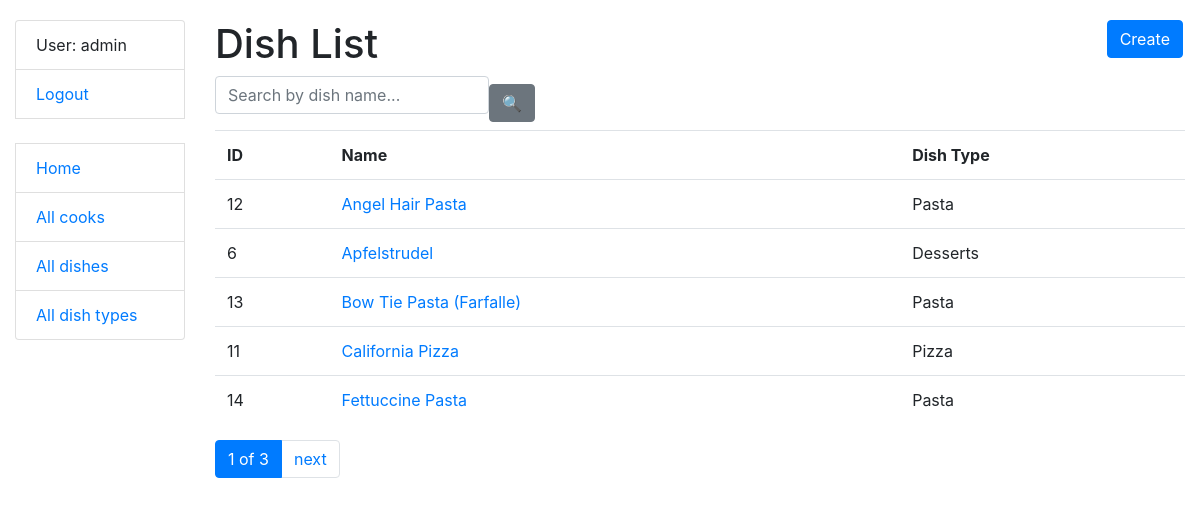
Page /dishes/ (signed in) on the committed database.
### kitchen/models.py (models this page shows, shortened)
class Cook(AbstractUser):
    years_of_experience = models.IntegerField(null=True, blank=True)
    class Meta:
        ordering = ["username"]

class Dish(models.Model):
    name = models.CharField(max_length=255)
    description = models.TextField()
    price = models.DecimalField(max_digits=7, decimal_places=2)
    dish_type = models.ForeignKey(
        DishType, on_delete=models.CASCADE, related_name="dishes"
    )
    cooks = models.ManyToManyField(
        settings.AUTH_USER_MODEL,
        related_name="dishes"
    )
    class Meta:
        verbose_name_plural = "dishes"
        ordering = ["name"]
    def get_absolute_url(self):
        return reverse("kitchen:dish-detail", kwargs={"pk": self.pk})

class DishType(models.Model):
    name = models.CharField(max_length=255, unique=True)
    class Meta:
        ordering = ["name"]
    def __str__(self):
        return self.name

### kitchen/views.py (the view)
class DishListView(LoginRequiredMixin, generic.ListView):
    model = Dish
    paginate_by = 5
    def get_context_data(self, *, object_list=None, **kwargs):
        context = super(DishListView, self).get_context_data(**kwargs)
        name = self.request.GET.get("name", "")
        context["search_form"] = DishSearchForm(initial={"name": name})
        return context
    def get_queryset(self):
        queryset = Dish.objects.all()
        form = DishSearchForm(self.request.GET)
        if form.is_valid():
            return queryset.filter(name__icontains=form.cleaned_data["name"])
        return queryset

### kitchen/forms.py
class DishSearchForm(forms.Form):
    name = forms.CharField(
        max_length=255,
        required=False,
        label="",
        widget=forms.TextInput(
            attrs={"placeholder": "Search by dish name..."}
        ),
    )

### templates/kitchen/dish_list.html
{% extends "base.html" %}
{% block content %}
    <h1>
      Dish List
      <a href="{% url "kitchen:dish-create" %}" class="btn btn-primary link-to-page">
        Create
      </a>
    </h1>
    {% include "includes/search_form.html" %}
    {% if dish_list %}
      <table class="table">
        <tr>
          <th>ID</th>
          <th>Name</th>
          <th>Dish Type</th>
        </tr>
        {% for dish in dish_list %}
          <tr>
            <td>{{ dish.id }}</td>
            <td><a href="{{ dish.get_absolute_url }}">{{ dish.name }}</a></td>
            <td>{{ dish.dish_type }}</td>
          </tr>
        {% endfor %}
      </table>
    {% else %}
      <p>There are no dishes in kitchen</p>
    {% endif %}
{% endblock %}

### templates/base.html (shortened to what this page needs)
<!DOCTYPE html>
<html lang="en">
<head>
    <link rel="stylesheet"
          href="https://cdn.jsdelivr.net/npm/bootstrap@4.5.3/dist/css/bootstrap.min.css"
>
    {% load static %}
    <link rel="stylesheet" href="{% static 'css/styles.css' %}">
</head>
<body>
<div class="container-fluid">
    <div class="row">
        <div class="col-sm-2">
            {% block sidebar %}
              {% include "includes/sidebar.html" %}
            {% endblock %}
        </div>
        <div class="col-sm-10 ">
            {% block content %}
            {% endblock %}
            {% block pagination %}
              {% include "includes/pagination.html" %}
            {% endblock %}
        </div>
    </div>
</div>
</body>
</html>

### templates/includes/sidebar.html
<ul class="sidebar-nav list-group">
  {% if user.is_authenticated %}
    <li class="list-group-item">User: {{ user.username }}</li>
    <li class="list-group-item"><a href="{% url 'logout' %}">Logout</a></li>
  {% else %}
    <li class="list-group-item"><a href="{% url 'login' %}">Login</a></li>
  {% endif %}
  <br>
  <li class="list-group-item"><a href="{% url 'kitchen:index' %}">Home</a></li>
  <li class="list-group-item"><a href="{% url 'kitchen:cook-list' %}">All cooks</a></li>
  <li class="list-group-item"><a href="{% url 'kitchen:dish-list' %}">All dishes</a></li>
  <li class="list-group-item"><a href="{% url 'kitchen:dish-type-list' %}">All dish types</a></li>
</ul>

### templates/includes/search_form.html
{% load crispy_forms_filters %}
<form
    action=""
    method="get"
    class="form-inline"
>
  {{ search_form|crispy }}
  <input
      type="submit"
      value="🔍"
      class="btn btn-secondary"
  >
</form>

### templates/includes/pagination.html (shortened to what this page needs)
{% if is_paginated %}
  <ul class="pagination">
    <li class="page-item active">
      <span class="page-link">{{ page_obj.number }} of {{ paginator.num_pages }}</span>
    </li>
    {% if page_obj.has_next %}
      <li class="page-item">
        <a href="?page= {{ page_obj.next_page_number }}" class="page-link">next</a>
      </li>
    {% endif %}
  </ul>
{% endif %}

### static/css/styles.css (style rules this page uses)
body { margin-top: 20px; }
.link-to-page { float: right; margin: 0 2px 0 2px; }

### rows in the picture
Cook: username "admin"
Dish: id "12", name "Angel Hair Pasta", dish_type "Pasta"
Dish: id "6", name "Apfelstrudel", dish_type "Desserts"
Dish: id "13", name "Bow Tie Pasta (Farfalle)", dish_type "Pasta"
Dish: id "11", name "California Pizza", dish_type "Pizza"
Dish: id "14", name "Fettuccine Pasta", dish_type "Pasta"

### other values in the picture
{{ page_obj.number }} "1"
{{ paginator.num_pages }} "3"
